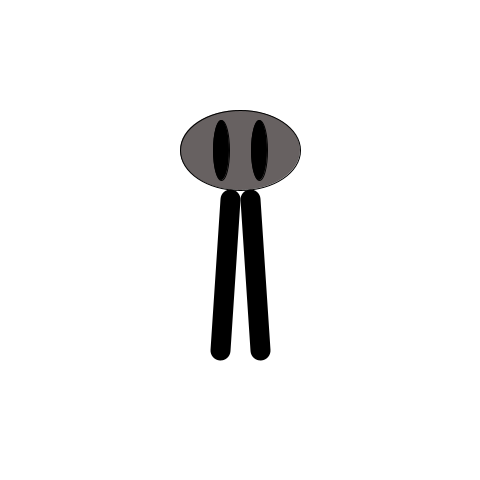
Frame 1 (no input)
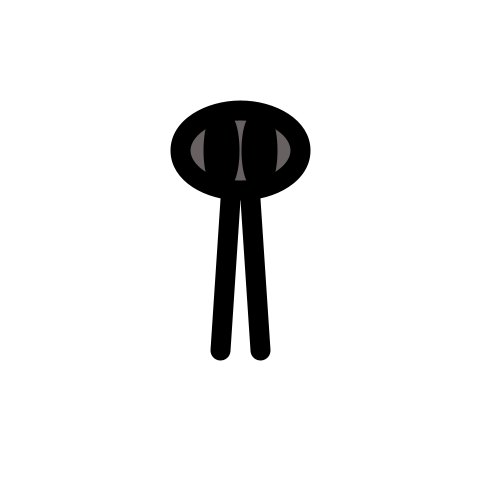
Frame 60 (the mouse pressed at the canvas centre just before this capture)
Frame 120 (the mouse held since frame 60 and released just before this capture): identical to frame 60, image omitted

The Processing sketch that drew these frames (run headless with seeded random() and noise(); from frame 60 on, the mouse is pressed at the canvas centre):

// Processing sketch: two_legged_spider
// ── two_legged_spider.pde
int xpos = 150;
int ypos = 150;

void setup() {
  size(480, 480);
}

void draw() {
  background(255);
  // Head
  fill(#676161);
  ellipse(xpos+90, ypos, 120, 80); 

  // Eyes
  fill(0); 
  ellipse(xpos+71, ypos, 16, 60); 
  ellipse(xpos+109, ypos, 16, 60);

  // Legs
  strokeWeight(20);
  line(xpos+80, ypos+49, 220, 350);
  line(xpos+100, ypos+49, 260, 350);
}
